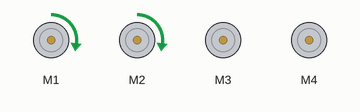
Recording of a sketch running on a simulated Arduino Uno, built with avr-gcc and run on an emulated ATmega328P. Shown: 4 × DC motor (green arrow = forward, orange = backward, longer = faster).

Above: at 0.1 s.
At 7.1 s:
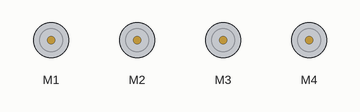
At 14.1 s:
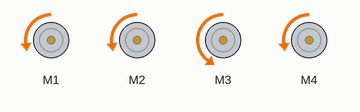
At 17.1 s:
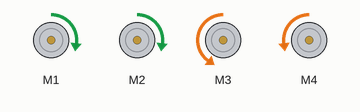
At 27.1 s:
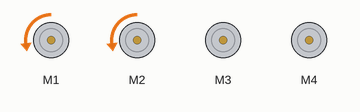
At 38.1 s:
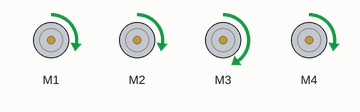
Timing chart, 0 to 39.6 s (numbered marks = the images above):
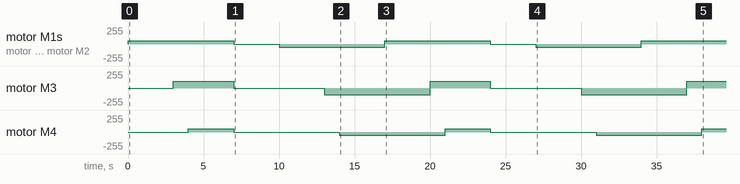

Measured:
- by itself, motor M4: stopped → forward 50/255 at 4.0 s, → stopped 3.0 s later, → backward 50/255 7.0 s later, → forward 50/255 7.0 s later, … (7 changes in this stretch)
- by itself, motor M3: stopped → forward 100/255 at 3.0 s, → stopped 4.0 s later, → backward 100/255 6.0 s later, → forward 100/255 7.0 s later, … (7 changes in this stretch)

The sketch:

motortest.ino
```cpp
#include <AFMotor.h>

AF_DCMotor Motor1(1);
AF_DCMotor Motor2(2);
AF_DCMotor Motor3(3);
AF_DCMotor Motor4(4);

void setup()
{
}

void loop()
{
  //FORWARD
    Motor1.setSpeed(50);
    Motor2.setSpeed(50);
    Motor3.setSpeed(100);
    Motor4.setSpeed(50);
    Motor1.run(FORWARD);
    Motor2.run(FORWARD);
    delay(3000);
    Motor3.run(FORWARD);
    delay(1000);
    Motor4.run(FORWARD);
    delay(3000);
 //BRAKE
    Motor1.setSpeed(0);
    Motor2.setSpeed(0);
    Motor3.setSpeed(0);
    Motor4.setSpeed(0);
    Motor1.run(RELEASE);
    Motor2.run(RELEASE);
    Motor3.run(RELEASE);
    Motor4.run(RELEASE);
    delay(3000);
 //BACKWARD
    Motor1.setSpeed(50);
    Motor2.setSpeed(50);
    Motor3.setSpeed(100);
    Motor4.setSpeed(50);
    Motor1.run(BACKWARD);
    Motor2.run(BACKWARD);
    delay(3000);
    Motor3.run(BACKWARD);
    delay(1000);
    Motor4.run(BACKWARD);
    delay(3000);
//RIGHT
  /*  Motor1.setSpeed(255);
    Motor2.setSpeed(255);
    Motor3.setSpeed(0);
    Motor4.setSpeed(0);
    Motor1.run(FORWARD);
    Motor2.run(FORWARD);
    Motor3.run(BRAKE);
    Motor4.run(BRAKE);
    delay(2000);
//LEFT
    Motor1.setSpeed(0);
    Motor2.setSpeed(0);
    Motor3.setSpeed(255);
    Motor4.setSpeed(255);
    Motor1.run(BRAKE);
    Motor2.run(BRAKE);
    Motor3.run(FORWARD);
    Motor4.run(FORWARD);
    delay(2000);
//BRAKE
    Motor1.setSpeed(0);
    Motor2.setSpeed(0);
    Motor3.setSpeed(0);
    Motor4.setSpeed(0);
    Motor1.run(BRAKE);
    Motor2.run(BRAKE);
    Motor3.run(BRAKE);
    Motor4.run(BRAKE);
    delay(1000);*/
}
```
